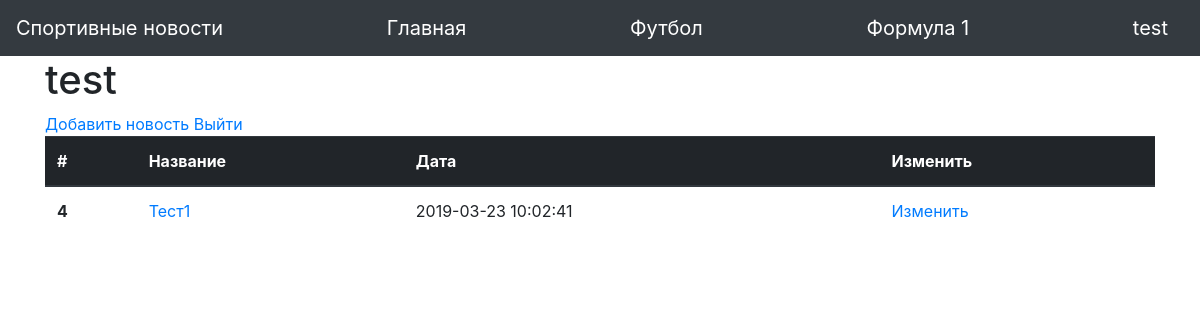
Before: /user/3 (signed in) with the older database file.
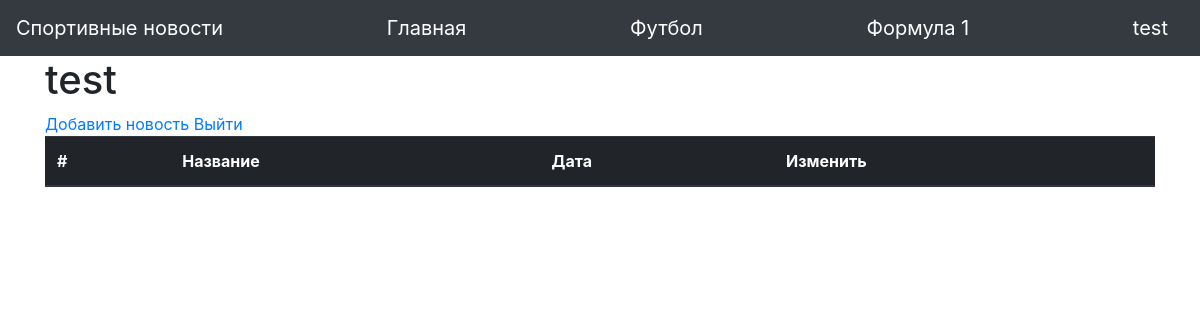
After: the same page with the newer database file.
### main.py (models this page shows, shortened)
class News(db.Model):
    id = db.Column(db.Integer, primary_key=True)
    date = db.Column(db.String(80), unique=False, nullable=False)
    category = db.Column(db.String(80), unique=False, nullable=False)
    title = db.Column(db.String(120), unique=False, nullable=False)
    photo = db.Column(db.String(120), unique=False, nullable=False)
    content = db.Column(db.String(1024), unique=False, nullable=False)
    user_id = db.Column(db.Integer,
                        db.ForeignKey('user.id'),
                        nullable=False)
    user = db.relationship('User', backref=db.backref('news', lazy=True))

### main.py (the view)
@app.route('/user/<int:user_id>')
def user(user_id):
    news_list = News.query.filter_by(user_id=session['user_id'])
    return render_template(
        'user.html', title=session['username'], news_list=news_list)

### templates/user.html
{% extends "base.html" %}
{% block content %}
<h1>{{ title }}</h1>
<a href="/add_news">Добавить новость</a>
<a href="/logout">Выйти</a>
<table class="table">
  <thead class="thead-dark">
    <tr>
      <th scope="col">#</th>
      <th scope="col">Название</th>
      <th scope="col">Дата</th>
      <th scope="col">Изменить</th>
    </tr>
  </thead>
  <tbody>
    {% for news in news_list %}
      <tr>
        <th scope="row">{{ news.id }}</th>
        <td><a href="/news/{{ news.id }}">{{ news.title }}</a></td>
        <td>{{ news.date }}</td>
        <td><a href="/edit_news/{{ news.id }}">Изменить</a></td>
      </tr>
    {% endfor %}
  </tbody>
</table>
{% endblock %}

Changed rows visible on the page:
removed News: id "4", title "Тест1", date "2019-03-23 10:02:41"
